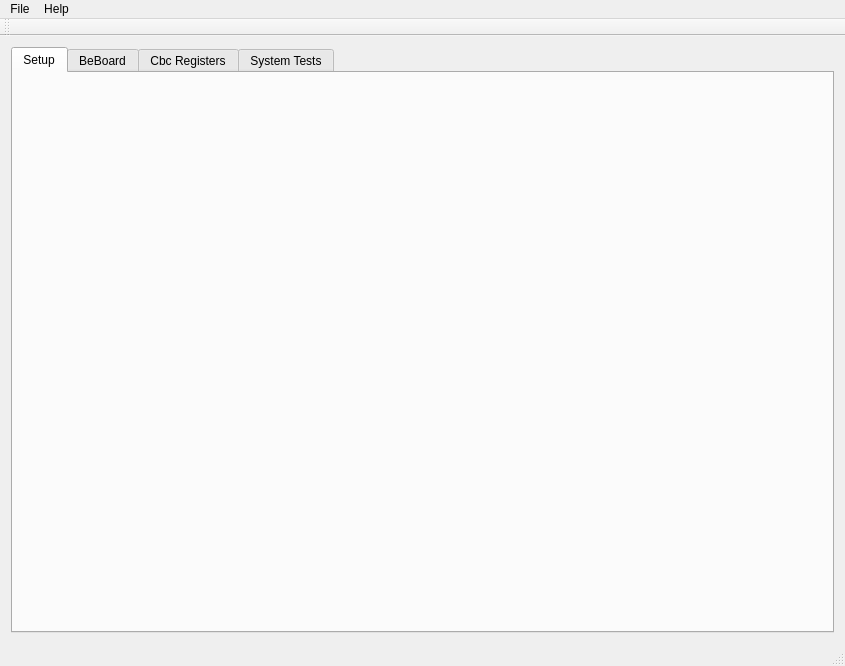
<?xml version="1.0" encoding="UTF-8"?>
<ui version="4.0">
 <class>MainView</class>
 <widget class="QMainWindow" name="MainView">
  <property name="geometry">
   <rect>
    <x>0</x>
    <y>0</y>
    <width>845</width>
    <height>666</height>
   </rect>
  </property>
  <property name="windowTitle">
   <string>MainView</string>
  </property>
  <widget class="QWidget" name="centralWidget">
   <layout class="QVBoxLayout" name="verticalLayout">
    <item>
     <widget class="QTabWidget" name="tabMainView">
      <property name="currentIndex">
       <number>0</number>
      </property>
      <widget class="QWidget" name="tabSetup">
       <attribute name="title">
        <string>Setup</string>
       </attribute>
       <layout class="QVBoxLayout" name="verticalLayout_2">
        <item>
         <layout class="QVBoxLayout" name="loSetup"/>
        </item>
       </layout>
      </widget>
      <widget class="QWidget" name="tabBeBoard">
       <attribute name="title">
        <string>BeBoard</string>
       </attribute>
       <layout class="QVBoxLayout" name="verticalLayout_5">
        <item>
         <layout class="QVBoxLayout" name="loBeBoard"/>
        </item>
       </layout>
      </widget>
      <widget class="QWidget" name="tabRegisters">
       <attribute name="title">
        <string>Cbc Registers</string>
       </attribute>
       <layout class="QHBoxLayout" name="horizontalLayout_2">
        <item>
         <layout class="QVBoxLayout" name="loRegisters"/>
        </item>
       </layout>
      </widget>
      <widget class="QWidget" name="tabHybridTest">
       <attribute name="title">
        <string>System Tests</string>
       </attribute>
       <layout class="QVBoxLayout" name="verticalLayout_4">
        <item>
         <layout class="QVBoxLayout" name="loHybridTest"/>
        </item>
       </layout>
      </widget>
     </widget>
    </item>
   </layout>
  </widget>
  <widget class="QMenuBar" name="menuBar">
   <property name="geometry">
    <rect>
     <x>0</x>
     <y>0</y>
     <width>845</width>
     <height>22</height>
    </rect>
   </property>
   <widget class="QMenu" name="menuPh2DAQ_GUI">
    <property name="title">
     <string>File</string>
    </property>
    <widget class="QMenu" name="menuLoad">
     <property name="title">
      <string>Load...</string>
     </property>
     <addaction name="actionUser_Settings"/>
    </widget>
    <addaction name="menuLoad"/>
   </widget>
   <widget class="QMenu" name="menuHelp">
    <property name="title">
     <string>Help</string>
    </property>
    <addaction name="actionAbout"/>
   </widget>
   <addaction name="menuPh2DAQ_GUI"/>
   <addaction name="menuHelp"/>
  </widget>
  <widget class="QToolBar" name="mainToolBar">
   <attribute name="toolBarArea">
    <enum>TopToolBarArea</enum>
   </attribute>
   <attribute name="toolBarBreak">
    <bool>false</bool>
   </attribute>
  </widget>
  <widget class="QStatusBar" name="statusBar"/>
  <action name="actionAbout">
   <property name="text">
    <string>About</string>
   </property>
  </action>
  <action name="actionUser_Settings">
   <property name="text">
    <string>User Settings</string>
   </property>
  </action>
 </widget>
 <layoutdefault spacing="6" margin="11"/>
 <resources/>
 <connections/>
</ui>
